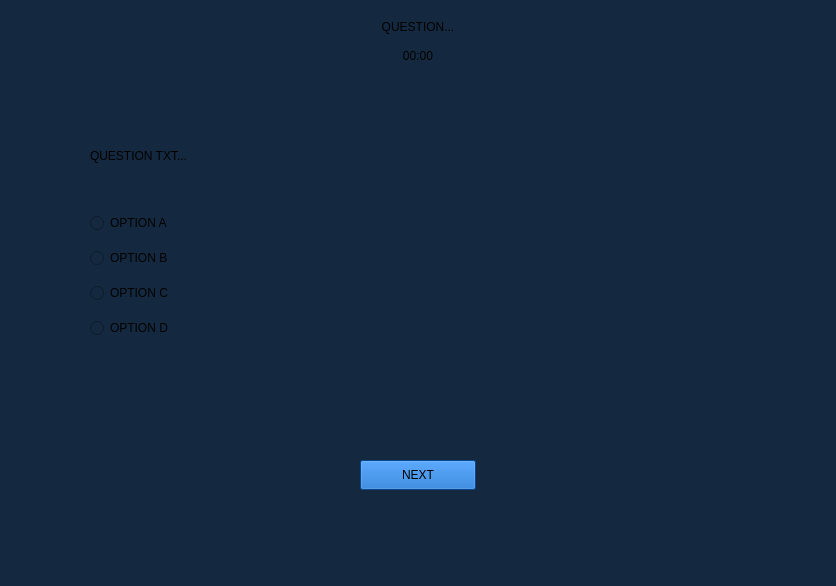
<?xml version="1.0" encoding="UTF-8"?>
<ui version="4.0">
 <class>NumericalReasoningForm</class>
 <widget class="QWidget" name="NumericalReasoningForm">
  <property name="geometry">
   <rect>
    <x>0</x>
    <y>0</y>
    <width>836</width>
    <height>586</height>
   </rect>
  </property>
  <property name="minimumSize">
   <size>
    <width>836</width>
    <height>576</height>
   </size>
  </property>
  <property name="maximumSize">
   <size>
    <width>836</width>
    <height>586</height>
   </size>
  </property>
  <property name="windowTitle">
   <string>Form</string>
  </property>
  <property name="styleSheet">
   <string notr="true">QWidget{
	background-color: rgb(20, 41, 63);
}

QLabel{
	font: 600 12pt &quot;Segoe UI&quot;;
}

QRadioButton{
	font: 600 12pt &quot;Segoe UI&quot;;
}</string>
  </property>
  <layout class="QGridLayout" name="gridLayout">
   <item row="0" column="0">
    <widget class="QStackedWidget" name="numericalReasoningStackedWidget">
     <property name="currentIndex">
      <number>1</number>
     </property>
     <widget class="QWidget" name="firstPage">
      <layout class="QVBoxLayout" name="verticalLayout_74">
       <item>
        <widget class="QLabel" name="label">
         <property name="styleSheet">
          <string notr="true">font: 700 16pt &quot;Segoe UI&quot;;
margin-top:40px;</string>
         </property>
         <property name="text">
          <string>NUMERICAL REASONING</string>
         </property>
         <property name="alignment">
          <set>Qt::AlignmentFlag::AlignCenter</set>
         </property>
        </widget>
       </item>
       <item>
        <layout class="QVBoxLayout" name="verticalLayout_5">
         <property name="leftMargin">
          <number>50</number>
         </property>
         <property name="topMargin">
          <number>20</number>
         </property>
         <property name="rightMargin">
          <number>30</number>
         </property>
         <property name="bottomMargin">
          <number>20</number>
         </property>
         <item>
          <layout class="QVBoxLayout" name="verticalLayout">
           <item>
            <widget class="QLabel" name="label_2">
             <property name="text">
              <string>About</string>
             </property>
            </widget>
           </item>
           <item>
            <widget class="QLabel" name="label_3">
             <property name="text">
              <string>Word problem with numbers (percentages, ratios, averages, etc.)</string>
             </property>
            </widget>
           </item>
          </layout>
         </item>
         <item>
          <widget class="QLabel" name="label_4">
           <property name="text">
            <string>Instruction: Each question presents a short numerical problem. You must calculate the correct answer.</string>
           </property>
           <property name="wordWrap">
            <bool>true</bool>
           </property>
          </widget>
         </item>
         <item>
          <layout class="QVBoxLayout" name="verticalLayout_2">
           <item>
            <widget class="QLabel" name="label_5">
             <property name="text">
              <string>Example:</string>
             </property>
            </widget>
           </item>
           <item>
            <widget class="QLabel" name="label_6">
             <property name="text">
              <string>Question: A shopkeeper buys a shirt for $40 and sells it at a 25% profit. What is the selling price? Options
</string>
             </property>
            </widget>
           </item>
          </layout>
         </item>
         <item>
          <layout class="QVBoxLayout" name="verticalLayout_3">
           <item>
            <widget class="QLabel" name="label_7">
             <property name="text">
              <string> A) $45 B) $48 C) $50 D) $52</string>
             </property>
            </widget>
           </item>
           <item>
            <widget class="QLabel" name="label_8">
             <property name="text">
              <string>Correct Answer: B ($40 × 1.25 = $50)</string>
             </property>
            </widget>
           </item>
           <item>
            <widget class="QLabel" name="label_9">
             <property name="text">
              <string>Explanation: Selling price = cost price × (1 + profit%).</string>
             </property>
            </widget>
           </item>
          </layout>
         </item>
         <item>
          <widget class="QLabel" name="label_10">
           <property name="text">
            <string>You won’t need to provide an explanation this is just so you understand</string>
           </property>
          </widget>
         </item>
         <item>
          <layout class="QVBoxLayout" name="verticalLayout_4">
           <item>
            <widget class="QLabel" name="label_11">
             <property name="text">
              <string>Optional Materials(you might need):</string>
             </property>
            </widget>
           </item>
           <item>
            <widget class="QLabel" name="label_12">
             <property name="text">
              <string>• Rough solving paper</string>
             </property>
            </widget>
           </item>
           <item>
            <widget class="QLabel" name="label_13">
             <property name="text">
              <string>• Calculator</string>
             </property>
            </widget>
           </item>
          </layout>
         </item>
        </layout>
       </item>
       <item>
        <layout class="QVBoxLayout" name="verticalLayout_73">
         <item>
          <layout class="QHBoxLayout" name="horizontalLayout">
           <item>
            <spacer name="horizontalSpacer">
             <property name="orientation">
              <enum>Qt::Orientation::Horizontal</enum>
             </property>
             <property name="sizeHint" stdset="0">
              <size>
               <width>40</width>
               <height>20</height>
              </size>
             </property>
            </spacer>
           </item>
           <item>
            <widget class="QPushButton" name="startBtn">
             <property name="cursor">
              <cursorShape>PointingHandCursor</cursorShape>
             </property>
             <property name="styleSheet">
              <string notr="true">font: 600 12pt &quot;Segoe UI&quot;;
background-color: rgb(11, 100, 197);
padding:7px;
width:100px;</string>
             </property>
             <property name="text">
              <string>START</string>
             </property>
             <property name="default">
              <bool>false</bool>
             </property>
             <property name="flat">
              <bool>false</bool>
             </property>
            </widget>
           </item>
           <item>
            <spacer name="horizontalSpacer_2">
             <property name="orientation">
              <enum>Qt::Orientation::Horizontal</enum>
             </property>
             <property name="sizeHint" stdset="0">
              <size>
               <width>40</width>
               <height>20</height>
              </size>
             </property>
            </spacer>
           </item>
          </layout>
         </item>
         <item>
          <spacer name="verticalSpacer">
           <property name="orientation">
            <enum>Qt::Orientation::Vertical</enum>
           </property>
           <property name="sizeHint" stdset="0">
            <size>
             <width>20</width>
             <height>49</height>
            </size>
           </property>
          </spacer>
         </item>
        </layout>
       </item>
      </layout>
     </widget>
     <widget class="QWidget" name="q1Page">
      <layout class="QVBoxLayout" name="verticalLayout_72">
       <item>
        <layout class="QVBoxLayout" name="verticalLayout_16">
         <property name="spacing">
          <number>15</number>
         </property>
         <item>
          <widget class="QLabel" name="questionHeader">
           <property name="styleSheet">
            <string notr="true">font: 700 16pt &quot;Segoe UI&quot;;</string>
           </property>
           <property name="text">
            <string>QUESTION...</string>
           </property>
           <property name="alignment">
            <set>Qt::AlignmentFlag::AlignCenter</set>
           </property>
          </widget>
         </item>
         <item>
          <widget class="QLabel" name="qTimer">
           <property name="text">
            <string>00:00</string>
           </property>
           <property name="alignment">
            <set>Qt::AlignmentFlag::AlignCenter</set>
           </property>
          </widget>
         </item>
        </layout>
       </item>
       <item>
        <layout class="QVBoxLayout" name="verticalLayout_30">
         <property name="spacing">
          <number>50</number>
         </property>
         <property name="leftMargin">
          <number>70</number>
         </property>
         <property name="topMargin">
          <number>80</number>
         </property>
         <property name="rightMargin">
          <number>50</number>
         </property>
         <property name="bottomMargin">
          <number>40</number>
         </property>
         <item>
          <widget class="QLabel" name="question_txt">
           <property name="text">
            <string>QUESTION TXT...</string>
           </property>
           <property name="wordWrap">
            <bool>true</bool>
           </property>
          </widget>
         </item>
         <item>
          <layout class="QVBoxLayout" name="verticalLayout_29">
           <property name="spacing">
            <number>15</number>
           </property>
           <item>
            <widget class="QRadioButton" name="qOptionA">
             <property name="text">
              <string>OPTION A</string>
             </property>
            </widget>
           </item>
           <item>
            <widget class="QRadioButton" name="qOptionB">
             <property name="text">
              <string>OPTION B</string>
             </property>
            </widget>
           </item>
           <item>
            <widget class="QRadioButton" name="qOptionC">
             <property name="text">
              <string>OPTION C</string>
             </property>
            </widget>
           </item>
           <item>
            <widget class="QRadioButton" name="qOptionD">
             <property name="text">
              <string>OPTION D</string>
             </property>
            </widget>
           </item>
          </layout>
         </item>
        </layout>
       </item>
       <item>
        <layout class="QVBoxLayout" name="verticalLayout_33">
         <item>
          <spacer name="verticalSpacer_9">
           <property name="orientation">
            <enum>Qt::Orientation::Vertical</enum>
           </property>
           <property name="sizeHint" stdset="0">
            <size>
             <width>20</width>
             <height>63</height>
            </size>
           </property>
          </spacer>
         </item>
         <item>
          <layout class="QHBoxLayout" name="horizontalLayout_6">
           <item>
            <spacer name="horizontalSpacer_7">
             <property name="orientation">
              <enum>Qt::Orientation::Horizontal</enum>
             </property>
             <property name="sizeHint" stdset="0">
              <size>
               <width>40</width>
               <height>20</height>
              </size>
             </property>
            </spacer>
           </item>
           <item>
            <widget class="QPushButton" name="qNextBtn">
             <property name="cursor">
              <cursorShape>PointingHandCursor</cursorShape>
             </property>
             <property name="styleSheet">
              <string notr="true">font: 600 12pt &quot;Segoe UI&quot;;
background-color: rgb(11, 100, 197);
padding:7px;
width:100px;</string>
             </property>
             <property name="text">
              <string>NEXT</string>
             </property>
             <property name="default">
              <bool>false</bool>
             </property>
             <property name="flat">
              <bool>false</bool>
             </property>
            </widget>
           </item>
           <item>
            <spacer name="horizontalSpacer_8">
             <property name="orientation">
              <enum>Qt::Orientation::Horizontal</enum>
             </property>
             <property name="sizeHint" stdset="0">
              <size>
               <width>40</width>
               <height>20</height>
              </size>
             </property>
            </spacer>
           </item>
          </layout>
         </item>
         <item>
          <spacer name="verticalSpacer_4">
           <property name="orientation">
            <enum>Qt::Orientation::Vertical</enum>
           </property>
           <property name="sizeHint" stdset="0">
            <size>
             <width>20</width>
             <height>63</height>
            </size>
           </property>
          </spacer>
         </item>
        </layout>
       </item>
      </layout>
     </widget>
    </widget>
   </item>
  </layout>
 </widget>
 <resources/>
 <connections/>
</ui>
